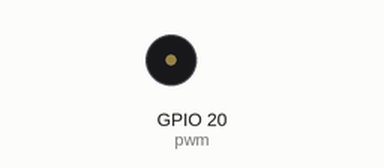
A program run on a simulated Raspberry Pi (BCM pin numbers). Shown: buzzer (waves = sounding). At 31.3 s the program stops and its outputs stay as they are.

Above: at 0.42 s.
At 26.53 s:
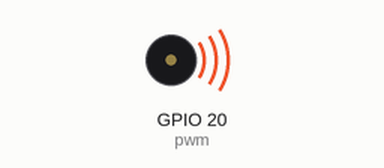
Timing chart, 0 to 30.4 s (numbered marks = the images above):
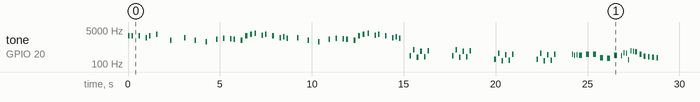

The program:

mario.py
```python
#!/usr/bin/env python3

import RPi.GPIO as GPIO
from time import sleep

GPIO.setmode(GPIO.BCM)
GPIO.setup(20, GPIO.OUT)

pwm = GPIO.PWM(20,100)

NOTE_A0=27.5000
NOTE_AS0=29.1353
NOTE_B0=30.8677
NOTE_C1=32.7032
NOTE_CS1=34.6479
NOTE_D1=36.7081
NOTE_DS1=38.8909
NOTE_E1=41.2035
NOTE_F1=43.6536
NOTE_FS1=46.2493
NOTE_G1=48.9995
NOTE_GS1=51.9130
NOTE_A1=55.0000
NOTE_AS1=58.2705
NOTE_B1=61.7354
NOTE_C2=65.4064
NOTE_CS2=69.2957
NOTE_D2=73.4162
NOTE_DS2=77.7817
NOTE_E2=82.4069
NOTE_F2=87.3071
NOTE_FS2=92.4986
NOTE_G2=97.9989
NOTE_GS2=103.826
NOTE_A2=110.000
NOTE_AS2=116.541
NOTE_B2=123.471
NOTE_C3=130.813
NOTE_CS3=138.591
NOTE_D3=146.832
NOTE_DS3=155.563
NOTE_E3=164.814
NOTE_F3=174.614
NOTE_FS3=184.997
NOTE_G3=195.998
NOTE_GS3=207.652
NOTE_A3=220.000
NOTE_AS3=233.082
NOTE_B3=246.942
NOTE_C4=261.626
NOTE_CS4=277.183
NOTE_D4=293.665
NOTE_DS4=311.127
NOTE_E4=329.628
NOTE_F4=349.228
NOTE_FS4=369.994
NOTE_G4=391.995
NOTE_GS4=415.305
NOTE_A4=440.000
NOTE_AS4=466.164
NOTE_B4=493.883
NOTE_C5=523.251
NOTE_CS5=554.365
NOTE_D5=587.330
NOTE_DS5=622.254
NOTE_E5=659.255
NOTE_F5=698.456
NOTE_FS5=739.989
NOTE_G5=783.991
NOTE_GS5=830.609
NOTE_A5=880.000
NOTE_AS5=932.328
NOTE_B5=987.767
NOTE_C6=1046.50
NOTE_CS6=1108.73
NOTE_D6=1174.66
NOTE_DS6=1244.51
NOTE_E6=1318.51
NOTE_F6=1396.91
NOTE_FS6=1479.98
NOTE_G6=1567.98
NOTE_GS6=1661.22
NOTE_A6=1760.00
NOTE_AS6=1864.66
NOTE_B6=1975.53
NOTE_C7=2093.00
NOTE_CS7=2217.46
NOTE_D7=2349.32
NOTE_DS7=2489.02
NOTE_E7=2637.02
NOTE_F7=2793.83
NOTE_FS7=2959.96
NOTE_G7=3135.96
NOTE_GS7=3322.44
NOTE_A7=3520.00
NOTE_AS7=3729.31
NOTE_B7=3951.07
NOTE_C8=4186.01
NOTE_CS8=4435
NOTE_D8=4699
NOTE_DS8=4978

melody = [NOTE_E7, NOTE_E7, 0, NOTE_E7,0, NOTE_C7, NOTE_E7, 0,NOTE_G7, 0, 0,  0,NOTE_G6, 0, 0, 0,NOTE_C7, 0, 0, NOTE_G6,0, 0, NOTE_E6, 0,0, NOTE_A6, 0, NOTE_B6,0, NOTE_AS6, NOTE_A6, 0,NOTE_G6, NOTE_E7, NOTE_G7,NOTE_A7, 0, NOTE_F7, NOTE_G7,0, NOTE_E7, 0, NOTE_C7,NOTE_D7, NOTE_B6, 0, 0,NOTE_C7, 0, 0, NOTE_G6,0, 0, NOTE_E6, 0,0, NOTE_A6, 0, NOTE_B6,0, NOTE_AS6, NOTE_A6, 0,NOTE_G6, NOTE_E7, NOTE_G7,NOTE_A7, 0, NOTE_F7, NOTE_G7,0, NOTE_E7, 0, NOTE_C7,NOTE_D7, NOTE_B6, 0, 0]
tempo = [12, 12, 12, 12,12, 12, 12, 12,12, 12, 12, 12,12, 12, 12, 12,12, 12, 12, 12,12, 12, 12, 12,12, 12, 12, 12,12, 12, 12, 12,9, 9, 9,12, 12, 12, 12,12, 12, 12, 12,12, 12, 12, 12,12, 12, 12, 12,12, 12, 12, 12,12, 12, 12, 12,12, 12, 12, 12,9, 9, 9,12, 12, 12, 12,12, 12, 12, 12,12, 12, 12, 12]

underworld_melody = [
  NOTE_C4, NOTE_C5, NOTE_A3, NOTE_A4,
  NOTE_AS3, NOTE_AS4, 0,
  0,
  NOTE_C4, NOTE_C5, NOTE_A3, NOTE_A4,
  NOTE_AS3, NOTE_AS4, 0,
  0,
  NOTE_F3, NOTE_F4, NOTE_D3, NOTE_D4,
  NOTE_DS3, NOTE_DS4, 0,
  0,
  NOTE_F3, NOTE_F4, NOTE_D3, NOTE_D4,
  NOTE_DS3, NOTE_DS4, 0,
  0, NOTE_DS4, NOTE_CS4, NOTE_D4,
  NOTE_CS4, NOTE_DS4,
  NOTE_DS4, NOTE_GS3,
  NOTE_G3, NOTE_CS4,
  NOTE_C4, NOTE_FS4, NOTE_F4, NOTE_E3, NOTE_AS4, NOTE_A4,
  NOTE_GS4, NOTE_DS4, NOTE_B3,
  NOTE_AS3, NOTE_A3, NOTE_GS3,
  0, 0, 0]

underworld_tempo = [
  12, 12, 12, 12,
  12, 12, 6,
  3,
  12, 12, 12, 12,
  12, 12, 6,
  3,
  12, 12, 12, 12,
  12, 12, 6,
  3,
  12, 12, 12, 12,
  12, 12, 6,
  6, 18, 18, 18,
  6, 6,
  6, 6,
  6, 6,
  18, 18, 18, 18, 18, 18,
  10, 10, 10,
  10, 10, 10,
  3, 3, 3]

def buzz(freq,length):
        if not freq:
                pwm.ChangeDutyCycle(0)
        else:
                pwm.ChangeFrequency(freq)
                pwm.ChangeDutyCycle(50)
        sleep(length)
        pwm.ChangeDutyCycle(0)

def sing(s):
        if s == 1:
                size = len(melody)
                note = 0
                while(note<size):
                        duration = 1 / float(tempo[note])
                        buzz(melody[note],duration)
                        sleep(duration*1.3)
                        note+=1
        else:
                size = len(underworld_melody)
                note = 0
                while(note<size):
                        duration = 1 / float(underworld_tempo[note])
                        buzz(underworld_melody[note],duration)
                        sleep(duration*1.3)
                        note+=1

try:
	pwm.start(0)
	sing(1)
	sing(2)
except:
	pwm.stop()
	GPIO.cleanup()
```

Measured:
- by itself, tone on GPIO 20 (pwm): plays 2637 Hz for 0.08 s, 2637 Hz for 0.08 s, 2637 Hz for 0.08 s, 2093 Hz for 0.08 s, 2637 Hz for 0.08 s, 3135 Hz for 0.08 s … (86 notes in this stretch)
